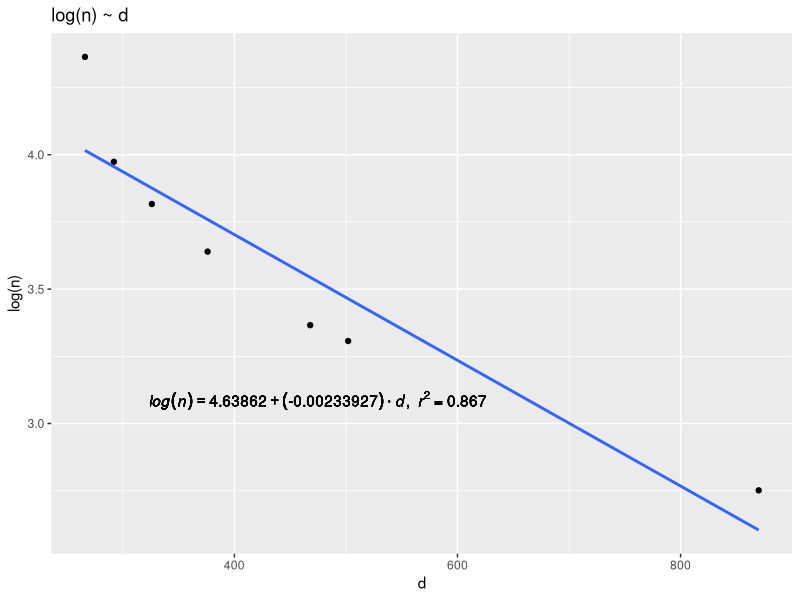
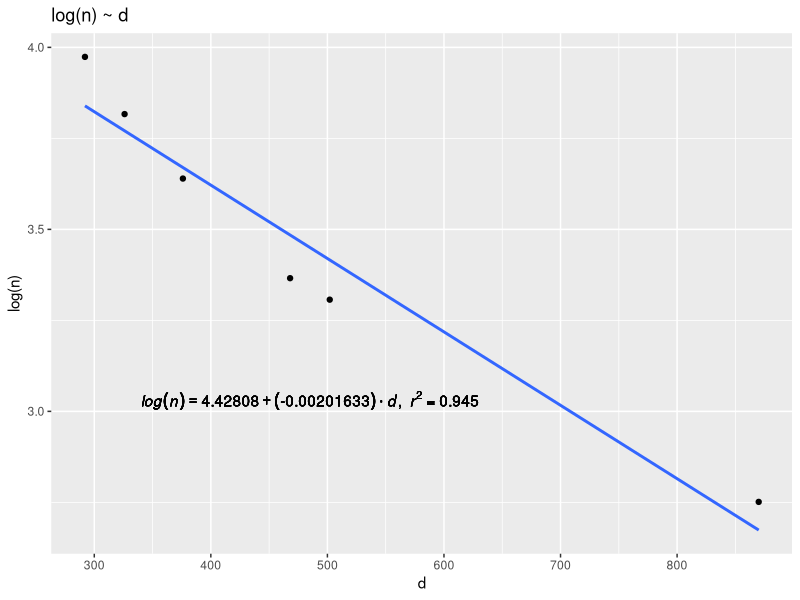
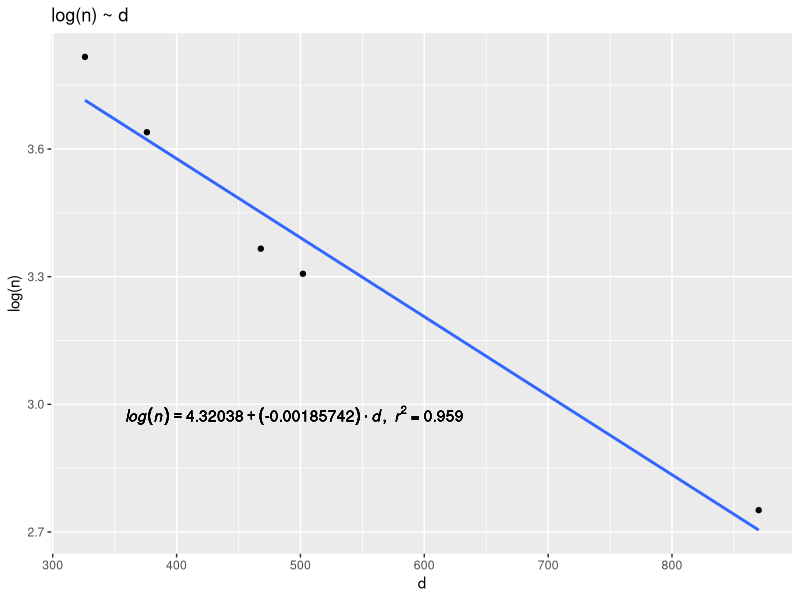
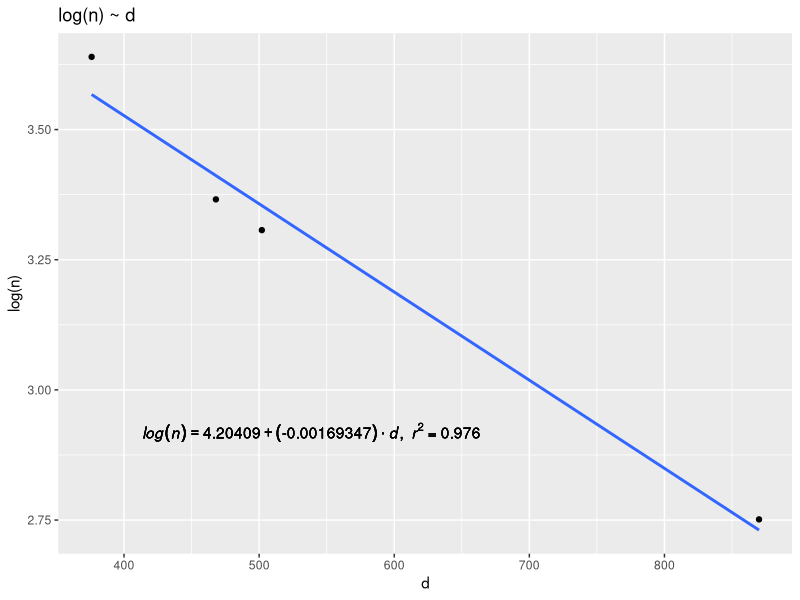
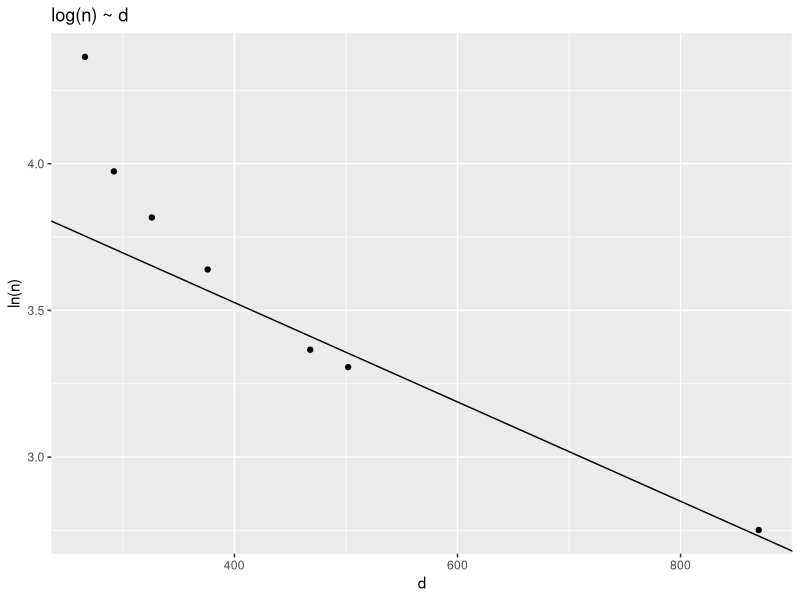
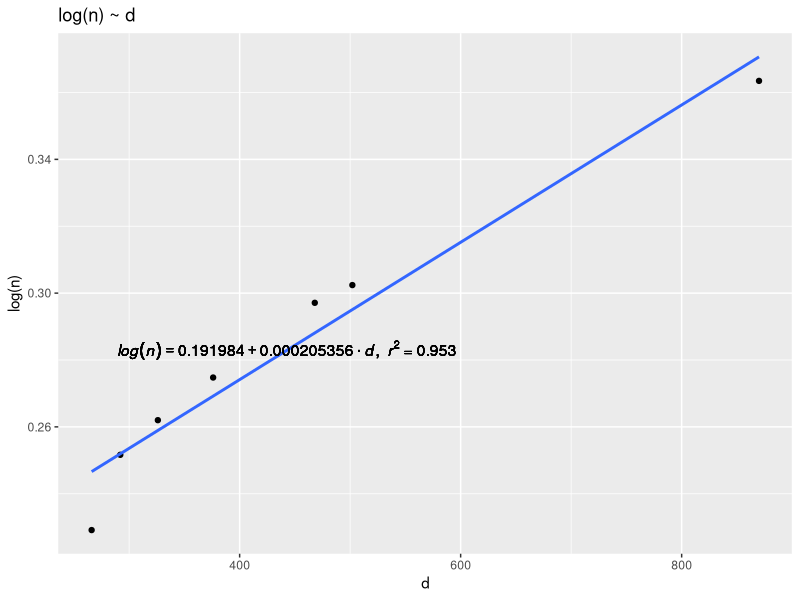
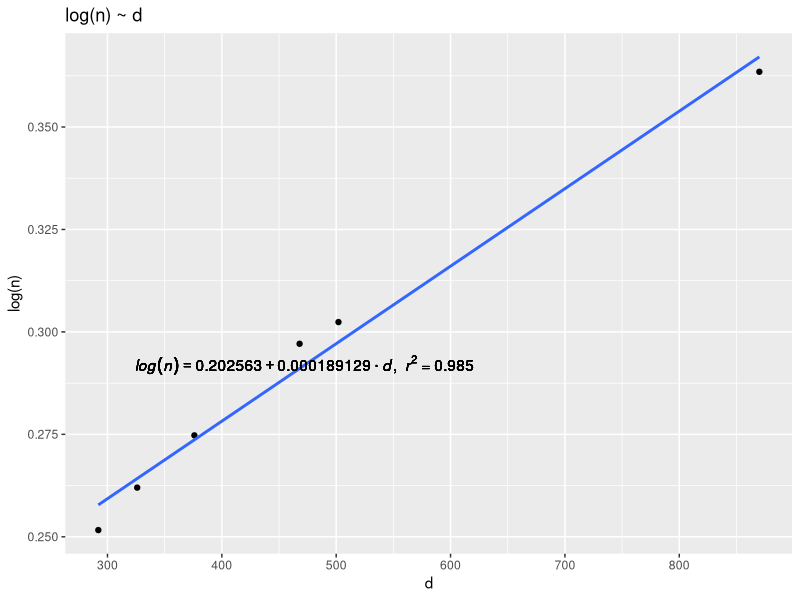
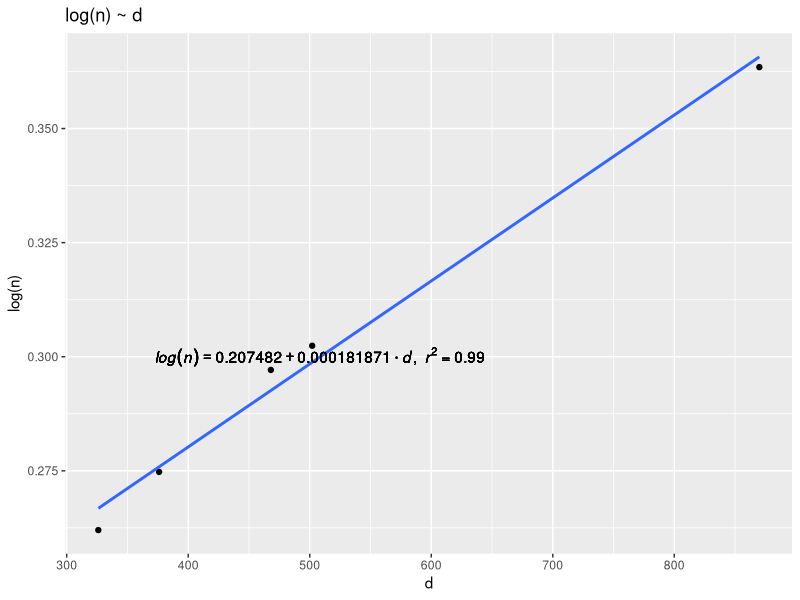

Recreate these plots in R, in order.
dis = c(266.068,292,326,376.021,468,502.004,870.009)
bps = c(23130,9416,6557,4361,2322,2027,564)
log.bps = log10(bps)
print(log.bps)
re.log = 1/log.bps
d = data.frame(dis, bps, log.bps, re.log)
library(ggplot2)
rawd = d
#d = d[-nrow(d),]
lm_eqn <- function(df){
    m <- lm(log.bps ~ dis, df);
    eq <- substitute(italic(log(n)) == a + (b) %.% italic(d)*","~~italic(r)^2~"="~r2, 
         list(a = format(coef(m)[[1]], digits = 6), 
              b = format(coef(m)[[2]], digits = 6), 
             r2 = format(summary(m)$r.squared, digits = 3)))
    as.character(as.expression(eq));                 
}

lm_eqn2 <- function(df){
    m <- lm(re.log ~ dis, df);
    eq <- substitute(italic(log(n)) == a + b %.% italic(d)*","~~italic(r)^2~"="~r2, 
         list(a = format(coef(m)[[1]], digits = 6), 
              b = format(coef(m)[[2]], digits = 6), 
             r2 = format(summary(m)$r.squared, digits = 3)))
    as.character(as.expression(eq));                 
}


graph = ggplot(d, aes(x = dis, y = log.bps)) + 
    geom_point() +
    xlab('d') + 
    ylab('ln(n)') + 
    ggtitle('log(n) ~ d')
ggsave('raw_point.png', plot = graph)
for (i in 1: 4){
    newd = d[i:nrow(d),]
    graph = ggplot(newd, aes(x = dis, y = log.bps)) +     geom_point() +
        xlab('d') + 
        ylab('log(n)') + 
        ggtitle('log(n) ~ d') + 
        geom_smooth(method = 'lm', se = FALSE) + 
        geom_text(x = quantile(newd$dis, 0.7), y = quantile(newd$log.bps, 0.1), label = lm_eqn(newd), parse = TRUE)
    plot(graph)
    ggsave(paste(c('discard_', as.character(i), '.png'), collapse = ''), plot = graph)
    #model = lm(log.bps ~ dis, data = d[i:nrow(d),])
    #print(summary(model))
}
i = 4
model = lm(log.bps ~ dis, data = d[i:nrow(d),])
a = coef(model)[[1]]
b = coef(model)[[2]]
graph = ggplot(rawd, aes(x = dis, y = log.bps)) + 
    geom_point() +
    xlab('d') + 
    ylab('ln(n)') + 
    ggtitle('log(n) ~ d')
newgraph = graph + geom_abline(intercept = a, slope = b)
plot(newgraph)
ggsave('raw_points_line.png', plot = newgraph)
for (i in 1: 4){
    newd = d[i:nrow(d),]
    graph = ggplot(newd, aes(x = dis, y = re.log)) + 
        geom_point() +
        xlab('d') + 
        ylab('log(n)') + 
        ggtitle('log(n) ~ d') + 
        geom_smooth(method = 'lm', se = FALSE) + 
        geom_text(x = mean(newd$dis), y = mean(newd$re.log), label = lm_eqn2(newd), parse = TRUE)
    plot(graph)
}